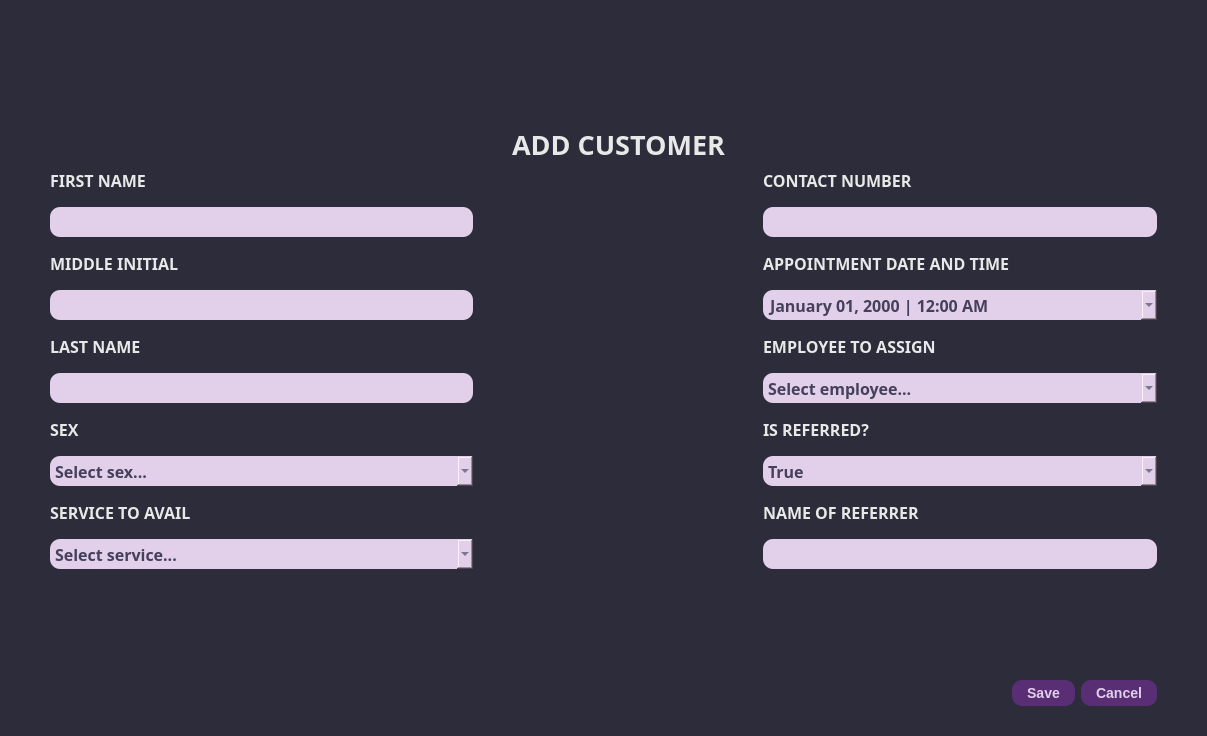
<?xml version="1.0" encoding="UTF-8"?>
<ui version="4.0">
 <class>Dialog</class>
 <widget class="QDialog" name="Dialog">
  <property name="windowModality">
   <enum>Qt::ApplicationModal</enum>
  </property>
  <property name="geometry">
   <rect>
    <x>0</x>
    <y>0</y>
    <width>1207</width>
    <height>736</height>
   </rect>
  </property>
  <property name="minimumSize">
   <size>
    <width>0</width>
    <height>0</height>
   </size>
  </property>
  <property name="maximumSize">
   <size>
    <width>16777215</width>
    <height>16777215</height>
   </size>
  </property>
  <property name="windowTitle">
   <string>Add Customer</string>
  </property>
  <property name="styleSheet">
   <string notr="true"/>
  </property>
  <layout class="QGridLayout" name="gridLayout_5">
   <property name="leftMargin">
    <number>0</number>
   </property>
   <property name="topMargin">
    <number>0</number>
   </property>
   <property name="rightMargin">
    <number>0</number>
   </property>
   <property name="bottomMargin">
    <number>0</number>
   </property>
   <item row="0" column="0">
    <widget class="QWidget" name="widget" native="true">
     <property name="sizePolicy">
      <sizepolicy hsizetype="Expanding" vsizetype="Preferred">
       <horstretch>0</horstretch>
       <verstretch>0</verstretch>
      </sizepolicy>
     </property>
     <property name="styleSheet">
      <string notr="true">QWidget{
	background-color: #2C2C3B;
}

QLabel{
	color: #E9E8E8;
}

QLineEdit, QComboBox, QDateTimeEdit{
	background-color: #E2CFEA;
	border: none;
	height: 30px;
	border-radius: 10px;
	color: #45405C;
	padding-left: 5px;
	padding-right: 5px;
}

QMenu{
	background-color: white;
}

   QMenu::item:selected {
                background-color: #555;
                color: white;
            }

QComboBox QAbstractItemView {
	background-color: #E2CFEA;
	color: #45405C;
}

QPushButton {
                background-color: #5A2E74;  /* Background color of the buttons */
                color: #E2CFEA;              /* Text color of the buttons */
                border: none;               /* Remove button border */
                border-radius: 10px;         /* Border radius of the buttons */
                padding: 5px 15px;          /* Padding inside the buttons */
                font-size: 14px;            /* Font size of the button text */
				font-weight: bold;
}

QPushButton:hover {
                background-color: #745288;  /* Background color on hover */
}
QPushButton:pressed {
                background-color: #6B4483;  /* Background color on press */
}</string>
     </property>
     <layout class="QGridLayout" name="gridLayout_2">
      <property name="leftMargin">
       <number>50</number>
      </property>
      <property name="topMargin">
       <number>20</number>
      </property>
      <property name="rightMargin">
       <number>50</number>
      </property>
      <property name="bottomMargin">
       <number>30</number>
      </property>
      <item row="3" column="0">
       <layout class="QHBoxLayout" name="horizontalLayout_2">
        <item>
         <spacer name="horizontalSpacer_11">
          <property name="orientation">
           <enum>Qt::Horizontal</enum>
          </property>
          <property name="sizeHint" stdset="0">
           <size>
            <width>848</width>
            <height>20</height>
           </size>
          </property>
         </spacer>
        </item>
        <item>
         <widget class="QPushButton" name="save_cus_button">
          <property name="cursor">
           <cursorShape>PointingHandCursor</cursorShape>
          </property>
          <property name="text">
           <string>Save</string>
          </property>
          <property name="icon">
           <iconset>
            <normaloff>../static/icons/save_button_light.svg</normaloff>../static/icons/save_button_light.svg</iconset>
          </property>
         </widget>
        </item>
        <item>
         <widget class="QPushButton" name="cancel_add_cus_button">
          <property name="cursor">
           <cursorShape>PointingHandCursor</cursorShape>
          </property>
          <property name="text">
           <string>Cancel</string>
          </property>
          <property name="icon">
           <iconset>
            <normaloff>../static/icons/cancel_button_light.svg</normaloff>../static/icons/cancel_button_light.svg</iconset>
          </property>
          <property name="checkable">
           <bool>true</bool>
          </property>
          <property name="checked">
           <bool>false</bool>
          </property>
         </widget>
        </item>
        <item>
         <layout class="QHBoxLayout" name="horizontalLayout">
          <property name="spacing">
           <number>0</number>
          </property>
         </layout>
        </item>
       </layout>
      </item>
      <item row="1" column="0">
       <layout class="QGridLayout" name="gridLayout">
        <item row="0" column="3" colspan="2">
         <spacer name="horizontalSpacer_9">
          <property name="orientation">
           <enum>Qt::Horizontal</enum>
          </property>
          <property name="sizeHint" stdset="0">
           <size>
            <width>430</width>
            <height>17</height>
           </size>
          </property>
         </spacer>
        </item>
        <item row="1" column="4">
         <layout class="QVBoxLayout" name="verticalLayout_16">
          <property name="spacing">
           <number>15</number>
          </property>
          <item>
           <layout class="QVBoxLayout" name="verticalLayout_5"/>
          </item>
          <item>
           <widget class="QLabel" name="label_7">
            <property name="font">
             <font>
              <family>JetBrains Mono</family>
              <pointsize>12</pointsize>
              <bold>true</bold>
             </font>
            </property>
            <property name="text">
             <string>CONTACT NUMBER</string>
            </property>
           </widget>
          </item>
          <item>
           <widget class="QLineEdit" name="cus_contact_number">
            <property name="font">
             <font>
              <family>JetBrains Mono</family>
              <pointsize>12</pointsize>
              <bold>true</bold>
             </font>
            </property>
            <property name="styleSheet">
             <string notr="true"/>
            </property>
            <property name="maxLength">
             <number>11</number>
            </property>
           </widget>
          </item>
          <item>
           <layout class="QVBoxLayout" name="verticalLayout_4">
            <property name="spacing">
             <number>15</number>
            </property>
            <item>
             <widget class="QLabel" name="label_6">
              <property name="font">
               <font>
                <family>JetBrains Mono</family>
                <pointsize>12</pointsize>
                <bold>true</bold>
               </font>
              </property>
              <property name="text">
               <string>APPOINTMENT DATE AND TIME</string>
              </property>
             </widget>
            </item>
            <item>
             <widget class="QDateTimeEdit" name="cus_app_date_time">
              <property name="font">
               <font>
                <family>JetBrains Mono</family>
                <pointsize>12</pointsize>
                <bold>true</bold>
               </font>
              </property>
              <property name="styleSheet">
               <string notr="true">            QDateEdit QAbstractItemView {
                selection-background-color: #6a9fb5;
                selection-color: white;
                background-color: #f0f0f0;
            }
            QCalendarWidget QWidget#qt_calendar_navigationbar {
                background-color: #45405C; /* Navigation bar background */
            }
            QCalendarWidget QToolButton {
                color: white;
                background-color: #45405C;
            }
            QCalendarWidget QMenu {
                color: white;
                background-color: #45405C;
            }

    	    QCalendarWidget QMenu::item:selected {
                background-color: #333;  /* Background color when an item is selected */
            }
         
            QCalendarWidget QSpinBox {

                color: white;
                background-color: #45405C;
                selection-background-color: #333;
                selection-color: white;
            }
            QCalendarWidget QSpinBox::up-button {
                subcontrol-origin: border;
                subcontrol-position: top right;

            }
            QCalendarWidget QSpinBox::down-button {
                subcontrol-origin: border;
                subcontrol-position: bottom right;

            }
            QCalendarWidget QAbstractItemView:enabled {

                color: black;
                background-color: #E2CFEA;
                selection-background-color: #45405C;
                selection-color: white;
            }</string>
              </property>
              <property name="displayFormat">
               <string>MMMM dd, yyyy | h:mm AP</string>
              </property>
              <property name="calendarPopup">
               <bool>true</bool>
              </property>
              <property name="timeSpec">
               <enum>Qt::LocalTime</enum>
              </property>
             </widget>
            </item>
           </layout>
          </item>
          <item>
           <widget class="QLabel" name="label_9">
            <property name="font">
             <font>
              <family>JetBrains Mono</family>
              <pointsize>12</pointsize>
              <bold>true</bold>
             </font>
            </property>
            <property name="text">
             <string>EMPLOYEE TO ASSIGN</string>
            </property>
           </widget>
          </item>
          <item>
           <widget class="QComboBox" name="cus_employee_assigned">
            <property name="font">
             <font>
              <family>JetBrains Mono</family>
              <pointsize>12</pointsize>
              <bold>true</bold>
             </font>
            </property>
            <property name="placeholderText">
             <string>Select employee...</string>
            </property>
           </widget>
          </item>
          <item>
           <widget class="QLabel" name="label_8">
            <property name="font">
             <font>
              <family>JetBrains Mono</family>
              <pointsize>12</pointsize>
              <bold>true</bold>
             </font>
            </property>
            <property name="text">
             <string>IS REFERRED?</string>
            </property>
           </widget>
          </item>
          <item>
           <widget class="QComboBox" name="cus_referred">
            <property name="font">
             <font>
              <family>JetBrains Mono</family>
              <pointsize>12</pointsize>
              <bold>true</bold>
             </font>
            </property>
            <property name="styleSheet">
             <string notr="true"/>
            </property>
            <item>
             <property name="text">
              <string>True</string>
             </property>
            </item>
            <item>
             <property name="text">
              <string>False</string>
             </property>
            </item>
           </widget>
          </item>
          <item>
           <widget class="QLabel" name="label_10">
            <property name="font">
             <font>
              <family>JetBrains Mono</family>
              <pointsize>12</pointsize>
              <bold>true</bold>
             </font>
            </property>
            <property name="text">
             <string>NAME OF REFERRER</string>
            </property>
           </widget>
          </item>
          <item>
           <widget class="QLineEdit" name="cus_referrer_name">
            <property name="enabled">
             <bool>true</bool>
            </property>
            <property name="font">
             <font>
              <family>JetBrains Mono</family>
              <pointsize>12</pointsize>
              <bold>true</bold>
             </font>
            </property>
            <property name="echoMode">
             <enum>QLineEdit::Normal</enum>
            </property>
            <property name="dragEnabled">
             <bool>false</bool>
            </property>
            <property name="readOnly">
             <bool>false</bool>
            </property>
            <property name="clearButtonEnabled">
             <bool>false</bool>
            </property>
           </widget>
          </item>
         </layout>
        </item>
        <item row="0" column="2">
         <widget class="QLabel" name="label">
          <property name="font">
           <font>
            <family>JetBrains Mono</family>
            <pointsize>20</pointsize>
            <bold>true</bold>
           </font>
          </property>
          <property name="styleSheet">
           <string notr="true"/>
          </property>
          <property name="text">
           <string>ADD CUSTOMER</string>
          </property>
         </widget>
        </item>
        <item row="0" column="0" colspan="2">
         <spacer name="horizontalSpacer_8">
          <property name="orientation">
           <enum>Qt::Horizontal</enum>
          </property>
          <property name="sizeHint" stdset="0">
           <size>
            <width>459</width>
            <height>17</height>
           </size>
          </property>
         </spacer>
        </item>
        <item row="1" column="0">
         <layout class="QVBoxLayout" name="verticalLayout_15">
          <property name="spacing">
           <number>15</number>
          </property>
          <item>
           <layout class="QVBoxLayout" name="verticalLayout">
            <item>
             <widget class="QLabel" name="label_2">
              <property name="font">
               <font>
                <family>JetBrains Mono</family>
                <pointsize>12</pointsize>
                <bold>true</bold>
               </font>
              </property>
              <property name="text">
               <string>FIRST NAME</string>
              </property>
             </widget>
            </item>
            <item>
             <widget class="QLineEdit" name="cus_fname">
              <property name="font">
               <font>
                <family>JetBrains Mono</family>
                <pointsize>12</pointsize>
                <bold>true</bold>
               </font>
              </property>
              <property name="focusPolicy">
               <enum>Qt::StrongFocus</enum>
              </property>
              <property name="styleSheet">
               <string notr="true"/>
              </property>
             </widget>
            </item>
           </layout>
          </item>
          <item>
           <layout class="QVBoxLayout" name="verticalLayout_2">
            <item>
             <widget class="QLabel" name="label_5">
              <property name="font">
               <font>
                <family>JetBrains Mono</family>
                <pointsize>12</pointsize>
                <bold>true</bold>
               </font>
              </property>
              <property name="text">
               <string>MIDDLE INITIAL</string>
              </property>
             </widget>
            </item>
            <item>
             <widget class="QLineEdit" name="cus_minitial">
              <property name="font">
               <font>
                <family>JetBrains Mono</family>
                <pointsize>12</pointsize>
                <bold>true</bold>
               </font>
              </property>
              <property name="styleSheet">
               <string notr="true"/>
              </property>
              <property name="maxLength">
               <number>1</number>
              </property>
             </widget>
            </item>
           </layout>
          </item>
          <item>
           <layout class="QVBoxLayout" name="verticalLayout_3">
            <item>
             <widget class="QLabel" name="label_3">
              <property name="font">
               <font>
                <family>JetBrains Mono</family>
                <pointsize>12</pointsize>
                <bold>true</bold>
               </font>
              </property>
              <property name="text">
               <string>LAST NAME</string>
              </property>
             </widget>
            </item>
            <item>
             <widget class="QLineEdit" name="cus_lname">
              <property name="font">
               <font>
                <family>JetBrains Mono</family>
                <pointsize>12</pointsize>
                <bold>true</bold>
               </font>
              </property>
             </widget>
            </item>
           </layout>
          </item>
          <item>
           <layout class="QVBoxLayout" name="verticalLayout_7">
            <property name="spacing">
             <number>15</number>
            </property>
            <item>
             <widget class="QLabel" name="label_15">
              <property name="font">
               <font>
                <family>JetBrains Mono</family>
                <pointsize>12</pointsize>
                <bold>true</bold>
               </font>
              </property>
              <property name="text">
               <string>SEX</string>
              </property>
             </widget>
            </item>
            <item>
             <widget class="QComboBox" name="cus_sex">
              <property name="font">
               <font>
                <family>JetBrains Mono</family>
                <pointsize>12</pointsize>
                <bold>true</bold>
               </font>
              </property>
              <property name="placeholderText">
               <string>Select sex...</string>
              </property>
              <item>
               <property name="text">
                <string>Male</string>
               </property>
              </item>
              <item>
               <property name="text">
                <string>Female</string>
               </property>
              </item>
             </widget>
            </item>
            <item>
             <widget class="QLabel" name="label_4">
              <property name="font">
               <font>
                <family>JetBrains Mono</family>
                <pointsize>12</pointsize>
                <bold>true</bold>
               </font>
              </property>
              <property name="text">
               <string>SERVICE TO AVAIL</string>
              </property>
             </widget>
            </item>
            <item>
             <widget class="QComboBox" name="cus_service_availed">
              <property name="enabled">
               <bool>true</bool>
              </property>
              <property name="font">
               <font>
                <family>JetBrains Mono</family>
                <pointsize>12</pointsize>
                <bold>true</bold>
               </font>
              </property>
              <property name="maxCount">
               <number>2147483647</number>
              </property>
              <property name="sizeAdjustPolicy">
               <enum>QComboBox::AdjustToContents</enum>
              </property>
              <property name="placeholderText">
               <string>Select service...</string>
              </property>
             </widget>
            </item>
           </layout>
          </item>
         </layout>
        </item>
        <item row="1" column="1" colspan="3">
         <spacer name="horizontalSpacer">
          <property name="orientation">
           <enum>Qt::Horizontal</enum>
          </property>
          <property name="sizeHint" stdset="0">
           <size>
            <width>338</width>
            <height>20</height>
           </size>
          </property>
         </spacer>
        </item>
       </layout>
      </item>
      <item row="2" column="0">
       <spacer name="verticalSpacer">
        <property name="orientation">
         <enum>Qt::Vertical</enum>
        </property>
        <property name="sizeHint" stdset="0">
         <size>
          <width>20</width>
          <height>40</height>
         </size>
        </property>
       </spacer>
      </item>
      <item row="0" column="0">
       <spacer name="verticalSpacer_2">
        <property name="orientation">
         <enum>Qt::Vertical</enum>
        </property>
        <property name="sizeHint" stdset="0">
         <size>
          <width>20</width>
          <height>40</height>
         </size>
        </property>
       </spacer>
      </item>
     </layout>
    </widget>
   </item>
  </layout>
 </widget>
 <resources/>
 <connections/>
</ui>
